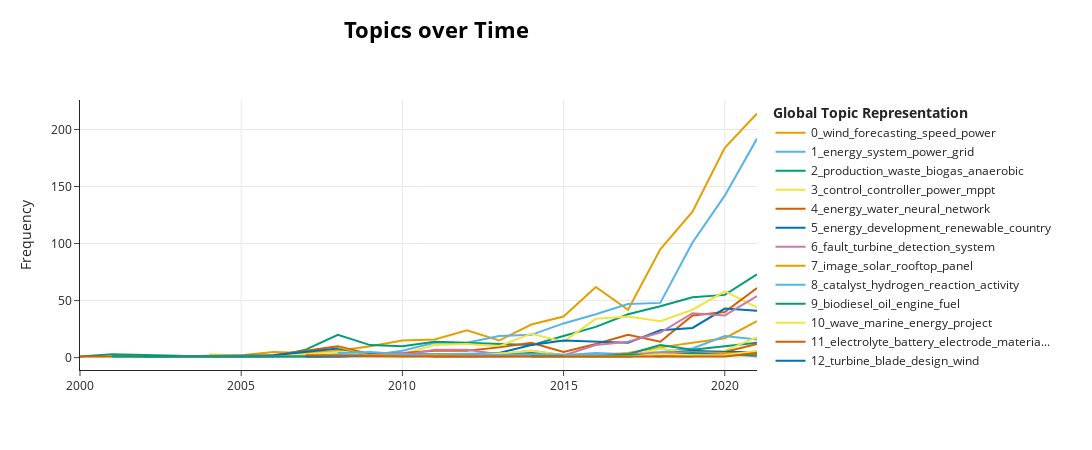

Write notebook code for a chart like this one.
### Code cell
# 5. Visualize topic evolution over time
df['Year'] = df['Year'].fillna(0).astype(int)

topics_over_time = topic_model.topics_over_time(df['document'], df['Year'])
fig_trends = topic_model.visualize_topics_over_time(topics_over_time)
fig_trends.show();

fig_trends.write_html("topic_trends_over_time.html")

### Figure 1 — Plotly figure (JSON) as saved in the notebook; plotly's stock layout.template omitted (floating-point values rounded to 4 significant figures)
{"data": [{"hoverinfo": "text", "hovertext": ["<b>Topic 0</b><br>Words: yield, wind, an, data, as", "<b>Topic 0</b><br>Words: data, can, wind, an, paper", "<b>Topic 0</b><br>Words: wind, data, be, power, as", "<b>Topic 0</b><br>Words: data, be, wind, can, an", "<b>Topic 0</b><br>Words: wind, as, an, have, speed", "<b>Topic 0</b><br>Words: as, wind, data, at, speed", "<b>Topic 0</b><br>Words: wind, an, data, as, forecasting", "<b>Topic 0</b><br>Words: wind, as, data, forecasting, power", "<b>Topic 0</b><br>Words: wind, as, data, an, speed", "<b>Topic 0</b><br>Words: wind, data, as, an, speed", "<b>Topic 0</b><br>Words: data, wind, as, forecasting, prediction", "<b>Topic 0</b><br>Words: wind, data, as, speed, forecasting", "<b>Topic 0</b><br>Words: wind, data, as, forecasting, an", "<b>Topic 0</b><br>Words: as, wind, data, forecasting, speed", "<b>Topic 0</b><br>Words: wind, data, forecasting, as, speed", "<b>Topic 0</b><br>Words: wind, data, as, forecasting, power", "<b>Topic 0</b><br>Words: wind, data, forecasting, as, power", "<b>Topic 0</b><br>Words: wind, data, as, forecasting, an"], "marker": {"color": "#E69F00"}, "mode": "lines", "name": "0_wind_forecasting_speed_power", "type": "scatter", "x": [2003, 2005, 2006, 2007, 2008, 2009, 2010, 2011, 2012, 2013, 2014, 2015, 2016, 2017, 2018, 2019, 2020, 2021], "y": [1, 2, 5, 4, 6, 10, 15, 16, 24, 15, 29, 36, 62, 42, 95, 128, 184, 214]}, {"hoverinfo": "text", "hovertext": ["<b>Topic 1</b><br>Words: an, data, hev, ann, water", "<b>Topic 1</b><br>Words: battery, advisor, model, lead, paper", "<b>Topic 1</b><br>Words: infrastructure, algorithm, distributed, tolerated, can", "<b>Topic 1</b><br>Words: can, mgcc, microgrid, be, at", "<b>Topic 1</b><br>Words: can, optimization, combinatorial, energy, paper", "<b>Topic 1</b><br>Words: an, at, grid, mesh, system", "<b>Topic 1</b><br>Words: be, data, as, energy, paper", "<b>Topic 1</b><br>Words: as, an, energy, be, system", "<b>Topic 1</b><br>Words: an, as, paper, can, energy", "<b>Topic 1</b><br>Words: an, as, paper, energy, battery", "<b>Topic 1</b><br>Words: as, an, energy, power, have", "<b>Topic 1</b><br>Words: as, an, energy, have, paper", "<b>Topic 1</b><br>Words: as, an, energy, paper, system", "<b>Topic 1</b><br>Words: as, an, energy, data, power", "<b>Topic 1</b><br>Words: as, an, energy, can, be", "<b>Topic 1</b><br>Words: as, an, energy, can, system", "<b>Topic 1</b><br>Words: as, an, energy, can, data", "<b>Topic 1</b><br>Words: as, an, energy, can, data"], "marker": {"color": "#56B4E9"}, "mode": "lines", "name": "1_energy_system_power_grid", "type": "scatter", "x": [2001, 2002, 2003, 2006, 2008, 2009, 2010, 2011, 2012, 2013, 2014, 2015, 2016, 2017, 2018, 2019, 2020, 2021], "y": [2, 1, 1, 1, 3, 2, 6, 13, 13, 19, 20, 30, 38, 47, 48, 101, 142, 192]}, {"hoverinfo": "text", "hovertext": ["<b>Topic 2</b><br>Words: bran, hydrogen, curd, bean, as", "<b>Topic 2</b><br>Words: hydrogen, as, light, production, ml", "<b>Topic 2</b><br>Words: methane, biowaste, wet, digested, waste", "<b>Topic 2</b><br>Words: phloem, emitted, pine, solidphase, as", "<b>Topic 2</b><br>Words: at, be, sawdust, hemicelluloses, production", "<b>Topic 2</b><br>Words: at, as, production, biomass, waste", "<b>Topic 2</b><br>Words: at, production, ph, hydrogen, biogas", "<b>Topic 2</b><br>Words: production, as, hydrogen, at, ph", "<b>Topic 2</b><br>Words: at, production, biogas, manure, be", "<b>Topic 2</b><br>Words: as, an, production, ph, biogas", "<b>Topic 2</b><br>Words: as, waste, biogas, at, production", "<b>Topic 2</b><br>Words: at, as, production, hydrogen, waste", "<b>Topic 2</b><br>Words: as, production, at, biogas, waste", "<b>Topic 2</b><br>Words: as, waste, biogas, production, anaerobic", "<b>Topic 2</b><br>Words: as, production, at, waste, methane", "<b>Topic 2</b><br>Words: as, production, biogas, anaerobic, methane", "<b>Topic 2</b><br>Words: as, production, at, waste, biogas", "<b>Topic 2</b><br>Words: as, at, production, biogas, waste", "<b>Topic 2</b><br>Words: as, at, production, waste, biogas"], "marker": {"color": "#009E73"}, "mode": "lines", "name": "2_production_waste_biogas_anaerobic", "type": "scatter", "x": [2000, 2001, 2004, 2006, 2007, 2008, 2009, 2010, 2011, 2012, 2013, 2014, 2015, 2016, 2017, 2018, 2019, 2020, 2021], "y": [1, 3, 1, 1, 7, 20, 11, 10, 14, 13, 12, 11, 19, 27, 38, 45, 53, 55, 73]}, {"hoverinfo": "text", "hovertext": ["<b>Topic 3</b><br>Words: module, as, nop, mp, power", "<b>Topic 3</b><br>Words: farm, output, wind, leveling, wtgs", "<b>Topic 3</b><br>Words: as, an, power, control, output", "<b>Topic 3</b><br>Words: mppt, maximum, photovoltaic, as, be", "<b>Topic 3</b><br>Words: as, wind, at, kit, maximum", "<b>Topic 3</b><br>Words: as, an, control, controller, mppt", "<b>Topic 3</b><br>Words: as, control, power, be, an", "<b>Topic 3</b><br>Words: maximum, point, mppt, an, tracking", "<b>Topic 3</b><br>Words: mppt, an, tracking, control, power", "<b>Topic 3</b><br>Words: as, power, mppt, controller, control", "<b>Topic 3</b><br>Words: as, an, control, controller, power", "<b>Topic 3</b><br>Words: as, controller, control, power, tracking", "<b>Topic 3</b><br>Words: as, an, control, power, mppt", "<b>Topic 3</b><br>Words: as, controller, mppt, power, control", "<b>Topic 3</b><br>Words: control, as, power, controller, maximum", "<b>Topic 3</b><br>Words: control, controller, as, mppt, power"], "marker": {"color": "#F0E442"}, "mode": "lines", "name": "3_control_controller_power_mppt", "type": "scatter", "x": [2004, 2006, 2008, 2009, 2010, 2011, 2012, 2013, 2014, 2015, 2016, 2017, 2018, 2019, 2020, 2021], "y": [3, 1, 5, 3, 3, 11, 12, 10, 21, 14, 34, 36, 32, 42, 58, 44]}, {"hoverinfo": "text", "hovertext": ["<b>Topic 4</b><br>Words: work, stc, industrial, an, selftuning", "<b>Topic 4</b><br>Words: at, psa, plant, modelling, plataforma", "<b>Topic 4</b><br>Words: trace, ammonia, sulfide, can, biogas", "<b>Topic 4</b><br>Words: as, boiler, fouling, an, sootblowing", "<b>Topic 4</b><br>Words: an, as, be, energy, consumption", "<b>Topic 4</b><br>Words: an, biomass, observer, as, neural", "<b>Topic 4</b><br>Words: as, an, wood, fuelwood, conifer", "<b>Topic 4</b><br>Words: as, an, be, municipal, model", "<b>Topic 4</b><br>Words: as, an, data, neural, energy", "<b>Topic 4</b><br>Words: an, as, energy, water, waste", "<b>Topic 4</b><br>Words: an, be, neural, stormwater, pps", "<b>Topic 4</b><br>Words: as, thermoelectric, be, can, an", "<b>Topic 4</b><br>Words: at, apple, as, energy, production", "<b>Topic 4</b><br>Words: an, as, energy, fgm, pumping", "<b>Topic 4</b><br>Words: as, an, neural, energy, water", "<b>Topic 4</b><br>Words: as, data, an, be, can", "<b>Topic 4</b><br>Words: as, an, can, energy, neural", "<b>Topic 4</b><br>Words: as, an, data, can, have", "<b>Topic 4</b><br>Words: as, an, water, energy, can"], "marker": {"color": "#D55E00"}, "mode": "lines", "name": "4_energy_water_neural_network", "type": "scatter", "x": [2000, 2004, 2005, 2006, 2007, 2008, 2009, 2010, 2011, 2012, 2013, 2014, 2015, 2016, 2017, 2018, 2019, 2020, 2021], "y": [1, 1, 1, 2, 6, 10, 3, 4, 6, 6, 9, 13, 5, 12, 20, 14, 37, 40, 61]}, {"hoverinfo": "text", "hovertext": ["<b>Topic 5</b><br>Words: an, decision, exploitation, biomass, forest", "<b>Topic 5</b><br>Words: as, motti, peatland, decision, biomass", "<b>Topic 5</b><br>Words: as, biomass, be, energy, an", "<b>Topic 5</b><br>Words: as, an, multibiomass, biomass, decision", "<b>Topic 5</b><br>Words: pcas, as, macbeth, opposition, support", "<b>Topic 5</b><br>Words: as, mind, paper, be, industrial", "<b>Topic 5</b><br>Words: as, be, can, forest, straw", "<b>Topic 5</b><br>Words: as, bioproduction, agricultural, energy, can", "<b>Topic 5</b><br>Words: energy, an, as, aespi, have", "<b>Topic 5</b><br>Words: as, an, be, energy, at", "<b>Topic 5</b><br>Words: be, energy, an, as, agricultural", "<b>Topic 5</b><br>Words: as, an, energy, at, industrial", "<b>Topic 5</b><br>Words: energy, an, as, development, be", "<b>Topic 5</b><br>Words: as, development, an, energy, have", "<b>Topic 5</b><br>Words: as, energy, an, development, renewable", "<b>Topic 5</b><br>Words: as, development, energy, be, an"], "marker": {"color": "#0072B2"}, "mode": "lines", "name": "5_energy_development_renewable_country", "type": "scatter", "x": [2002, 2006, 2008, 2009, 2010, 2011, 2012, 2013, 2014, 2015, 2016, 2017, 2018, 2019, 2020, 2021], "y": [1, 2, 8, 3, 3, 3, 3, 4, 11, 15, 14, 13, 24, 26, 43, 41]}, {"hoverinfo": "text", "hovertext": ["<b>Topic 6</b><br>Words: vibration, data, have, blade, as", "<b>Topic 6</b><br>Words: as, have, alarm, domain, correlation", "<b>Topic 6</b><br>Words: identification, expert, power, online, monitoring", "<b>Topic 6</b><br>Words: blade, biological, anisotropic, monitor, piezoelectric", "<b>Topic 6</b><br>Words: an, monitoring, as, can, identification", "<b>Topic 6</b><br>Words: as, can, maintenance, wind, be", "<b>Topic 6</b><br>Words: an, data, can, as, be", "<b>Topic 6</b><br>Words: fault, protection, detection, an, relay", "<b>Topic 6</b><br>Words: fault, paper, islanding, detection, can", "<b>Topic 6</b><br>Words: fault, an, turbine, wind, as", "<b>Topic 6</b><br>Words: islanding, detection, quality, search, power", "<b>Topic 6</b><br>Words: fault, as, an, turbine, wind", "<b>Topic 6</b><br>Words: fault, detection, as, turbine, data", "<b>Topic 6</b><br>Words: fault, detection, as, diagnosis, be", "<b>Topic 6</b><br>Words: fault, as, detection, an, classification", "<b>Topic 6</b><br>Words: fault, as, can, detection, an", "<b>Topic 6</b><br>Words: fault, as, data, an, detection"], "marker": {"color": "#CC79A7"}, "mode": "lines", "name": "6_fault_turbine_detection_system", "type": "scatter", "x": [2003, 2004, 2007, 2008, 2009, 2010, 2011, 2012, 2013, 2014, 2015, 2016, 2017, 2018, 2019, 2020, 2021], "y": [1, 1, 1, 1, 2, 2, 7, 7, 3, 6, 2, 11, 14, 22, 39, 37, 54]}, {"hoverinfo": "text", "hovertext": ["<b>Topic 7</b><br>Words: vertical, laser, solar, als, scanning", "<b>Topic 7</b><br>Words: data, image, dni, can, sky", "<b>Topic 7</b><br>Words: pvs, as, irradiance, solar, image", "<b>Topic 7</b><br>Words: at, roof, an, rooftop, image", "<b>Topic 7</b><br>Words: as, rooftop, solar, image, at", "<b>Topic 7</b><br>Words: image, solar, be, data, rooftop", "<b>Topic 7</b><br>Words: as, image, solar, can, satellite", "<b>Topic 7</b><br>Words: an, as, image, solar, detection"], "marker": {"color": "#E69F00"}, "mode": "lines", "name": "7_image_solar_rooftop_panel", "type": "scatter", "x": [2011, 2015, 2016, 2017, 2018, 2019, 2020, 2021], "y": [1, 2, 2, 4, 9, 13, 17, 32]}, {"hoverinfo": "text", "hovertext": ["<b>Topic 8</b><br>Words: as, hydrogen, catalyst, be, film", "<b>Topic 8</b><br>Words: activity, surface, metal, tio, carbide", "<b>Topic 8</b><br>Words: hydrogen, an, mosx, as, evolution", "<b>Topic 8</b><br>Words: hydrogen, catalyst, as, chemical, generation", "<b>Topic 8</b><br>Words: as, catalyst, an, at, acid", "<b>Topic 8</b><br>Words: as, reaction, catalyst, cl, methanolysis", "<b>Topic 8</b><br>Words: as, hydrogen, catalyst, can, be", "<b>Topic 8</b><br>Words: catalyst, at, an, hydrogen, as", "<b>Topic 8</b><br>Words: as, catalyst, hydrogen, an, reaction", "<b>Topic 8</b><br>Words: as, catalyst, hydrogen, at, reaction"], "marker": {"color": "#56B4E9"}, "mode": "lines", "name": "8_catalyst_hydrogen_reaction_activity", "type": "scatter", "x": [2008, 2012, 2014, 2015, 2016, 2017, 2018, 2019, 2020, 2021], "y": [2, 3, 4, 2, 4, 3, 5, 8, 19, 16]}, {"hoverinfo": "text", "hovertext": ["<b>Topic 9</b><br>Words: engine, data, advisor, wvu, torque", "<b>Topic 9</b><br>Words: biodiesel, transesterification, olive, can, oil", "<b>Topic 9</b><br>Words: as, engine, at, fuel, ignition", "<b>Topic 9</b><br>Words: biodiesel, methyl, calibration, as, spectroscopy", "<b>Topic 9</b><br>Words: biodiesel, engine, as, oil, hydrogen", "<b>Topic 9</b><br>Words: as, biodiesel, engine, injection, pressure", "<b>Topic 9</b><br>Words: as, biodiesel, lca, oil, palm", "<b>Topic 9</b><br>Words: biodiesel, barcelona, automobile, pine, engine", "<b>Topic 9</b><br>Words: gkwh, engine, at, biodiesel, combustion", "<b>Topic 9</b><br>Words: biodiesel, have, as, algae, chara", "<b>Topic 9</b><br>Words: biodiesel, fame, gaesim, content, as", "<b>Topic 9</b><br>Words: biodiesel, as, oil, extraction, reaction", "<b>Topic 9</b><br>Words: biodiesel, as, oil, at, methyl", "<b>Topic 9</b><br>Words: biodiesel, oil, at, as, an", "<b>Topic 9</b><br>Words: biodiesel, as, oil, fuel, microalgae", "<b>Topic 9</b><br>Words: biodiesel, as, engine, oil, fuel"], "marker": {"color": "#009E73"}, "mode": "lines", "name": "9_biodiesel_oil_engine_fuel", "type": "scatter", "x": [2001, 2006, 2007, 2008, 2010, 2011, 2012, 2013, 2014, 2015, 2016, 2017, 2018, 2019, 2020, 2021], "y": [1, 1, 1, 1, 3, 2, 1, 2, 4, 2, 2, 3, 11, 7, 10, 13]}, {"hoverinfo": "text", "hovertext": ["<b>Topic 10</b><br>Words: project, risk, lly, socia, neura", "<b>Topic 10</b><br>Words: logistics, at, de, marine, project", "<b>Topic 10</b><br>Words: risk, as, correct, bestfitting, practical", "<b>Topic 10</b><br>Words: wave, data, an, owe, sea", "<b>Topic 10</b><br>Words: data, weather, renewables, wider, at", "<b>Topic 10</b><br>Words: be, data, as, have, shipping", "<b>Topic 10</b><br>Words: data, assimilation, as, coastal, an", "<b>Topic 10</b><br>Words: wave, data, marine, as, at", "<b>Topic 10</b><br>Words: wave, be, optimisation, slam, an", "<b>Topic 10</b><br>Words: marine, data, as, wave, have", "<b>Topic 10</b><br>Words: wave, data, an, as, marine"], "marker": {"color": "#F0E442"}, "mode": "lines", "name": "10_wave_marine_energy_project", "type": "scatter", "x": [2010, 2011, 2012, 2014, 2015, 2016, 2017, 2018, 2019, 2020, 2021], "y": [1, 2, 1, 6, 2, 2, 1, 8, 4, 6, 18]}, {"hoverinfo": "text", "hovertext": ["<b>Topic 11</b><br>Words: an, capacitor, graphene, graphite, super", "<b>Topic 11</b><br>Words: at, nitrogendoped, snsncnns, high, loading", "<b>Topic 11</b><br>Words: eskin, can, dielectric, as, human", "<b>Topic 11</b><br>Words: lithium, battery, can, postlithiumion, electrochemical", "<b>Topic 11</b><br>Words: at, electrolyte, an, graphene, as", "<b>Topic 11</b><br>Words: as, an, electrolyte, electrochemical, electrode"], "marker": {"color": "#D55E00"}, "mode": "lines", "name": "11_electrolyte_battery_electrode_materia...", "type": "scatter", "x": [2012, 2017, 2018, 2019, 2020, 2021], "y": [2, 1, 3, 3, 5, 12]}, {"hoverinfo": "text", "hovertext": ["<b>Topic 12</b><br>Words: turbine, design, wind, cfd, horizontalaxis", "<b>Topic 12</b><br>Words: winglet, barrel, turbine, blade, be", "<b>Topic 12</b><br>Words: turbine, blade, design, wind, have", "<b>Topic 12</b><br>Words: an, surrogateassisted, surrogate, design, evolutionary", "<b>Topic 12</b><br>Words: as, code, hydrodynamic, turbulence, turbine", "<b>Topic 12</b><br>Words: blade, turbine, as, design, twist", "<b>Topic 12</b><br>Words: turbine, blade, design, an, wind", "<b>Topic 12</b><br>Words: turbine, blade, design, an, as"], "marker": {"color": "#0072B2"}, "mode": "lines", "name": "12_turbine_blade_design_wind", "type": "scatter", "x": [2007, 2014, 2015, 2016, 2017, 2019, 2020, 2021], "y": [1, 2, 2, 1, 1, 6, 5, 5]}, {"hoverinfo": "text", "hovertext": ["<b>Topic 13</b><br>Words: electronics, an, teaching, student, course", "<b>Topic 13</b><br>Words: student, as, engineering, teaching, an", "<b>Topic 13</b><br>Words: do, engineering, elementary, windmill, at", "<b>Topic 13</b><br>Words: bioenergy, as, young, student, use", "<b>Topic 13</b><br>Words: virtual, teaching, student, learning, have", "<b>Topic 13</b><br>Words: student, an, engineering, as, teaching", "<b>Topic 13</b><br>Words: as, teaching, education, student, engineering", "<b>Topic 13</b><br>Words: petroleum, education, engineering, as, reexamine"], "marker": {"color": "#CC79A7"}, "mode": "lines", "name": "13_student_engineering_teaching_educatio...", "type": "scatter", "x": [2009, 2010, 2011, 2013, 2016, 2019, 2020, 2021], "y": [2, 4, 1, 1, 2, 5, 4, 1]}, {"hoverinfo": "text", "hovertext": ["<b>Topic 14</b><br>Words: bacterial, phytoplankton, water, primary, biomass", "<b>Topic 14</b><br>Words: phytoplankton, nutrient, chl, at, shallow", "<b>Topic 14</b><br>Words: mineralization, water, aquifer, as, terminal", "<b>Topic 14</b><br>Words: water, phytoplankton, lake, groundwater, dom"], "marker": {"color": "#E69F00"}, "mode": "lines", "name": "14_water_phytoplankton_lake_bacterial", "type": "scatter", "x": [2008, 2009, 2017, 2021], "y": [9, 2, 2, 4]}, {"hoverinfo": "text", "hovertext": ["<b>Topic 15</b><br>Words: soil, microbial, community, insecticide, mswc", "<b>Topic 15</b><br>Words: soil, microbial, community, rhizosphere, plfa", "<b>Topic 15</b><br>Words: germplasm, diversity, oilseed, ssr, winter", "<b>Topic 15</b><br>Words: soil, sorghum, at, as, kg", "<b>Topic 15</b><br>Words: curcas, jatropha, soil, growth, jcurcas", "<b>Topic 15</b><br>Words: fusarium, wilt, tomato, oxosporium, antagonism"], "marker": {"color": "#56B4E9"}, "mode": "lines", "name": "15_soil_microbial_community_plant", "type": "scatter", "x": [2008, 2009, 2011, 2014, 2017, 2019], "y": [4, 5, 1, 3, 2, 1]}, {"hoverinfo": "text", "hovertext": ["<b>Topic 16</b><br>Words: hollow, membrane, fibre, at, separation", "<b>Topic 16</b><br>Words: oxygen, membrane, permeation, doping, perovskite", "<b>Topic 16</b><br>Words: oxygen, membrane, perovskite, resistance, lattice", "<b>Topic 16</b><br>Words: membrane, oxygen, perovskite, flux, oxide", "<b>Topic 16</b><br>Words: membrane, flux, oxygen, erosion, permeation", "<b>Topic 16</b><br>Words: membrane, oxygen, as, separation, flux", "<b>Topic 16</b><br>Words: membrane, oxygen, permeation, hollow, perovskite", "<b>Topic 16</b><br>Words: membrane, oxygen, at, permeation, flux"], "marker": {"color": "#009E73"}, "mode": "lines", "name": "16_membrane_oxygen_flux_permeation", "type": "scatter", "x": [2014, 2015, 2016, 2017, 2018, 2019, 2020, 2021], "y": [1, 1, 1, 3, 1, 4, 2, 2]}, {"hoverinfo": "text", "hovertext": ["<b>Topic 17</b><br>Words: as, screening, harvard, can, highthroughput", "<b>Topic 17</b><br>Words: molecular, nonfullerene, organic, have, electrondonor", "<b>Topic 17</b><br>Words: discovery, molecular, as, xrd, ml", "<b>Topic 17</b><br>Words: molecular, donor, harvard, inchi, homo", "<b>Topic 17</b><br>Words: hardmagnetic, coating, as, material, electrolyzer", "<b>Topic 17</b><br>Words: molecular, material, as, discovery, doping"], "marker": {"color": "#F0E442"}, "mode": "lines", "name": "17_material_molecular_discovery_molecule", "type": "scatter", "x": [2015, 2017, 2018, 2019, 2020, 2021], "y": [1, 1, 3, 2, 2, 6]}, {"hoverinfo": "text", "hovertext": ["<b>Topic 18</b><br>Words: geothermal, seismic, tunnel, geological, gotthard", "<b>Topic 18</b><br>Words: seismic, geothermal, data, impedance, doublet", "<b>Topic 18</b><br>Words: geothermal, sft, as, ann, data", "<b>Topic 18</b><br>Words: an, geothermal, seismic, injection, seismicity", "<b>Topic 18</b><br>Words: wellbore, geothermal, data, pressure, as", "<b>Topic 18</b><br>Words: rockburst, pnn, hydropower, mfa, ms", "<b>Topic 18</b><br>Words: as, geothermal, heat, district, tool", "<b>Topic 18</b><br>Words: geothermal, geothermometers, productivity, reservoir, combinational"], "marker": {"color": "#D55E00"}, "mode": "lines", "name": "18_geothermal_seismic_geothermometers_re...", "type": "scatter", "x": [2007, 2009, 2010, 2011, 2015, 2019, 2020, 2021], "y": [2, 1, 1, 1, 1, 1, 1, 4]}], "layout": {"height": 450, "hoverlabel": {"bgcolor": "white", "font": {"family": "Rockwell", "size": 16}}, "legend": {"title": {"text": "<b>Global Topic Representation"}}, "title": {"font": {"color": "Black", "size": 22}, "text": "<b>Topics over Time</b>", "x": 0.4, "xanchor": "center", "y": 0.95, "yanchor": "top"}, "width": 1250, "xaxis": {"showgrid": true}, "yaxis": {"showgrid": true, "title": {"text": "Frequency"}}}}
